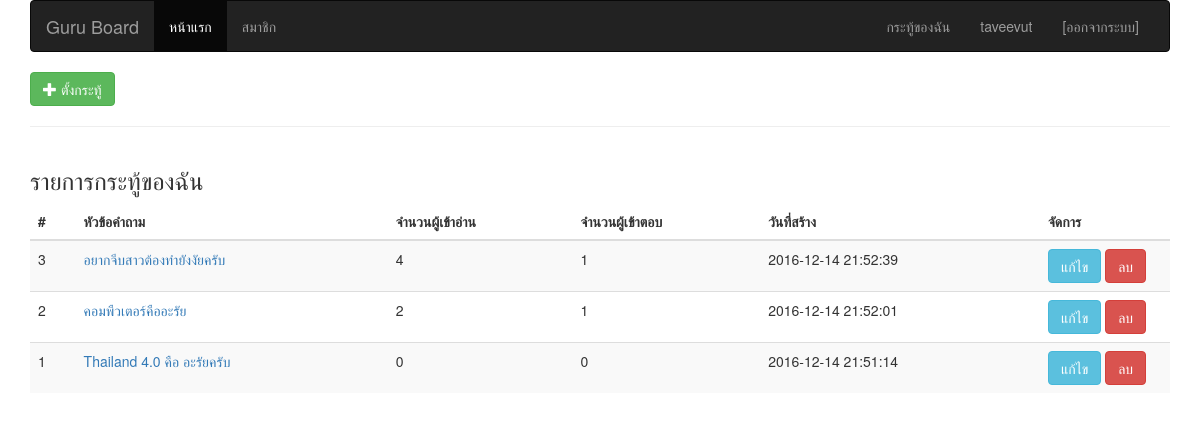
The page /questioin_me.php (signed in) on the database its author committed.
### tables this page shows
CREATE TABLE `question` (
  `qt_id` int(11) NOT NULL,
  `qt_title` varchar(255) NOT NULL,
  `qt_detail` text NOT NULL COMMENT 'รายละเอียด',
  `qt_view` int(11) NOT NULL COMMENT 'จำนวนคนเข้าอ่าน',
  `qt_reply` int(11) NOT NULL COMMENT 'จำนวนคนเข้าตอบ',
  `qt_created` datetime NOT NULL COMMENT 'วันที่สร้างข้อมุล',
  `m_id` int(11) NOT NULL
);

### questioin_me.php (the view, shortened to what this page needs)
	<?php
		include("head.php");
	?>
</head>
<body>
	<div class="container">
		<div class="row">
			<div class="col-md-12">
				<?php include("top_menu.php"); ?>
			</div>
		</div>
		<div class="row">
			<div class="col-md-12">
				<a class="btn btn-success" href="questioin_add.php" role="button"><span class="glyphicon glyphicon-plus"></span> ตั้งกระทู้</a>
			</div>
		</div>
		<hr>
		<div class="row">
			<div class="col-md-12">
				<h3>รายการกระทู้ของฉัน</h3>
				<div class="table-responsive">
					<table class="table table-striped">
						<thead>
							<tr>
								<th>#</th>
								<th>หัวข้อคำถาม</th>
								<th>จำนวนผู้เข้าอ่าน</th>
								<th>จำนวนผู้เข้าตอบ</th>
								<th>วันที่สร้าง</th>
								<th>จัดการ</th>
							</tr>
						</thead>
						<tbody>
							<?php
								$sql = "SELECT * FROM question WHERE m_id = '".$_SESSION["member_id"]."' ORDER BY qt_id DESC";
								$stmt = $db_con->prepare($sql);
								$stmt->execute();
								while ($row=$stmt->fetch(PDO::FETCH_ASSOC)) {
									$countReply = $db_con->prepare("SELECT * FROM `reply` WHERE qt_id = ".$row["qt_id"]." ");
									$countReply->execute();
							?>
							<tr>
								<td><?php echo $row["qt_id"];?></td>
						    <td><a href="questioin_reply.php?qt_id=<?php echo $row["qt_id"]; ?>"><?php echo $row["qt_title"];?></a></td>
						    <td><?php echo $row["qt_view"];?></td>
						    <td><?php echo number_format($countReply->rowCount());?></td>
						    <td><?php echo $row["qt_created"];?></td>
								<td width="130">
									<a class="btn btn-info" href="questioin_edit.php?edit=<?php echo $row["qt_id"]; ?>" role="button">แก้ไข</a>
									<a class="btn btn-danger" href="questioin_me.php?del=<?php echo $row["qt_id"]; ?>" onclick="return confirm('ท่านต้องการลบแถวนี้ใช่หรือไม่');" role="button">ลบ</a>
								</td>
							</tr>
							<?php
								}
							?>
						</tbody>
					</table>
				</div>
			</div>
		</div>
	</div>
</body>
</html>

### rows shown on the page
question: qt_id "3", qt_title "อยากจีบสาวต้องทำยังงัยครับ", qt_view "4", rowCount "1", qt_created "2016-12-14 21:52:39"
question: qt_id "2", qt_title "คอมพืวเตอร์คืออะรัย", qt_view "2", rowCount "1", qt_created "2016-12-14 21:52:01"
question: qt_id "1", qt_title "Thailand 4.0 คือ อะรัยครับ", qt_view "0", rowCount "0", qt_created "2016-12-14 21:51:14"

### other values the page prints
$_SESSION["member_name"] "taveevut"
